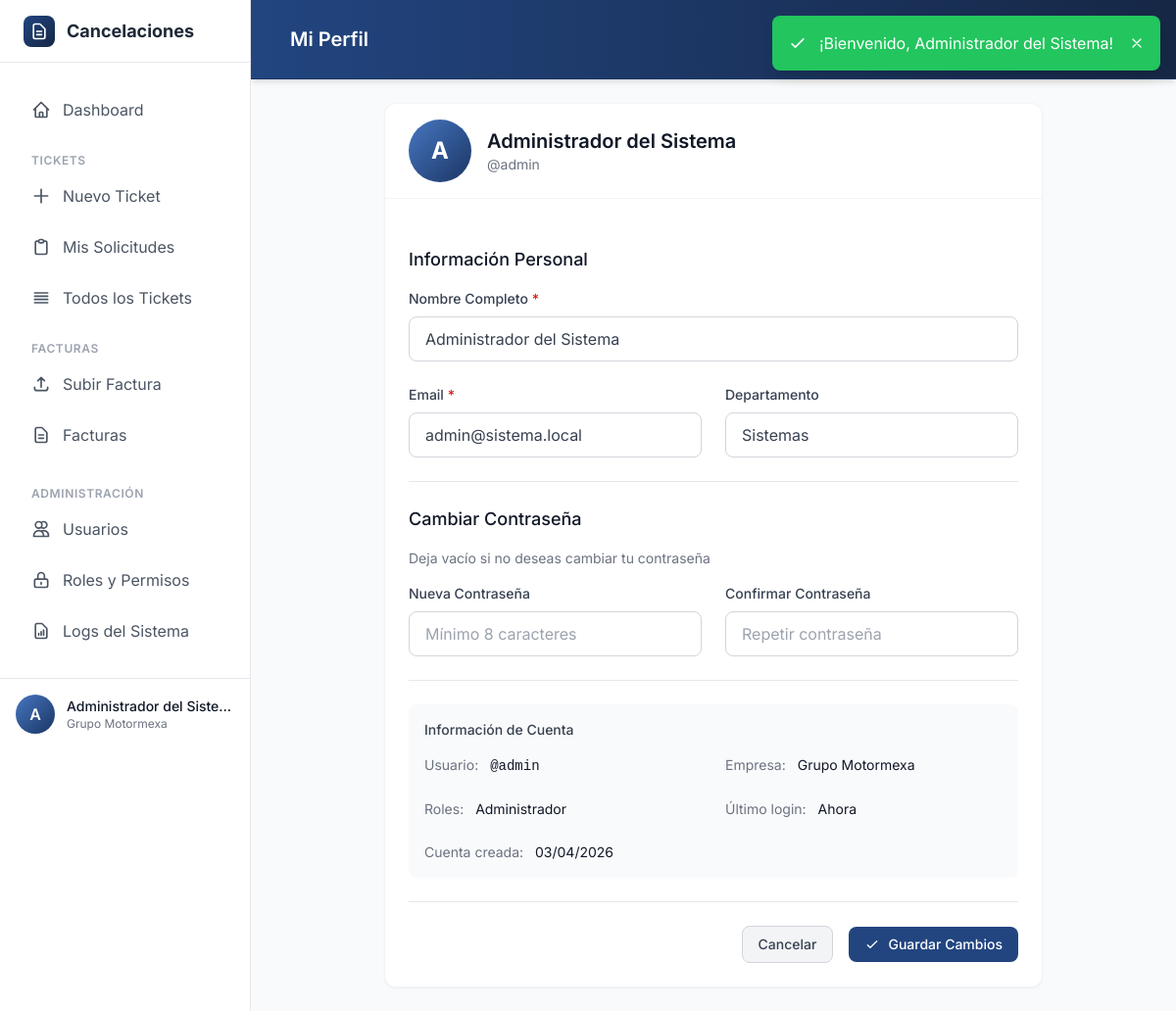
Screenshot of /index.php/perfil (signed in) with the database file from the repository.
### tables this page shows
CREATE TABLE IF NOT EXISTS usuarios (
    id INT PRIMARY KEY AUTO_INCREMENT,
    username VARCHAR(50) NOT NULL,
    email VARCHAR(100) NOT NULL,
    password_hash VARCHAR(255) NOT NULL,
    nombre_completo VARCHAR(150) NOT NULL,
    empresa ENUM('grupo_motormexa', 'automotriz_motormexa') NOT NULL,
    departamento VARCHAR(100) NULL,
    activo TINYINT(1) DEFAULT 1,
    fecha_creacion TIMESTAMP DEFAULT CURRENT_TIMESTAMP,
    ultimo_login TIMESTAMP NULL,
    reset_token VARCHAR(100) NULL,
    reset_expiry TIMESTAMP NULL,
    UNIQUE KEY uk_username (username),
    UNIQUE KEY uk_email (email),
    INDEX idx_empresa (empresa),
    INDEX idx_activo (activo)
);

### views/users/profile.php (the view, shortened to what the rows shown need)
<div class="max-w-2xl mx-auto">
    <div class="card">
        <div class="card-header flex items-center space-x-4">
            <div class="w-16 h-16 bg-gradient-to-br from-primary-400 to-primary-600 rounded-full flex items-center justify-center">
                <span class="text-white font-bold text-2xl">
                    <?= strtoupper(substr($userData['nombre_completo'], 0, 1)) ?>
                </span>
            </div>
            <div>
                <h2 class="text-xl font-semibold text-gray-900"><?= htmlspecialchars($userData['nombre_completo']) ?></h2>
                <p class="text-sm text-gray-500">@<?= htmlspecialchars($userData['username']) ?></p>
            </div>
        </div>
        <form action="<?= BASE_URL ?>perfil" method="POST" class="card-body space-y-6">
            <div class="border-b border-gray-200 pb-6">
                <h3 class="text-lg font-medium text-gray-900 mb-4">Información Personal</h3>
                <div class="grid grid-cols-1 md:grid-cols-2 gap-6">
                    <div class="md:col-span-2">
                        <label for="nombre_completo" class="form-label">Nombre Completo <span class="text-red-500">*</span></label>
                        <input type="text" name="nombre_completo" id="nombre_completo" class="form-input"
                               value="<?= htmlspecialchars($userData['nombre_completo']) ?>"
                               required>
                    </div>
                    <div>
                        <label for="email" class="form-label">Email <span class="text-red-500">*</span></label>
                        <input type="email" name="email" id="email" class="form-input"
                               value="<?= htmlspecialchars($userData['email']) ?>"
                               required>
                    </div>
                    <div>
                        <label for="departamento" class="form-label">Departamento</label>
                        <input type="text" name="departamento" id="departamento" class="form-input"
                               value="<?= htmlspecialchars($userData['departamento'] ?? '') ?>">
                    </div>
                </div>
            </div>
            <div class="border-b border-gray-200 pb-6">
                <h3 class="text-lg font-medium text-gray-900 mb-4">Cambiar Contraseña</h3>
                <p class="text-sm text-gray-500 mb-4">Deja vacío si no deseas cambiar tu contraseña</p>
                <div class="grid grid-cols-1 md:grid-cols-2 gap-6">
                    <div>
                        <label for="new_password" class="form-label">Nueva Contraseña</label>
                        <input type="password" name="new_password" id="new_password" class="form-input"
                               minlength="8" placeholder="Mínimo 8 caracteres">
                    </div>
                    <div>
                        <label for="confirm_password" class="form-label">Confirmar Contraseña</label>
                        <input type="password" name="confirm_password" id="confirm_password" class="form-input"
                               placeholder="Repetir contraseña">
                    </div>
                </div>
            </div>
            <div class="p-4 bg-gray-50 rounded-lg">
                <h4 class="text-sm font-medium text-gray-700 mb-4">Información de Cuenta</h4>
                <div class="grid grid-cols-1 md:grid-cols-2 gap-4 text-sm">
                    <div>
                        <span class="text-gray-500">Usuario:</span>
                        <span class="text-gray-900 ml-2 font-mono">@<?= htmlspecialchars($userData['username']) ?></span>
                    </div>
                    <div>
                        <span class="text-gray-500">Empresa:</span>
                        <span class="text-gray-900 ml-2"><?= EMPRESAS[$userData['empresa']] ?? $userData['empresa'] ?></span>
                    </div>
                    <div>
                        <span class="text-gray-500">Roles:</span>
                        <span class="text-gray-900 ml-2">
                            <?php
                            $roleNames = array_column($roles, 'nombre');
                            echo htmlspecialchars(implode(', ', $roleNames) ?: 'Sin roles');
                            ?>
                        </span>
                    </div>
                    <div>
                        <span class="text-gray-500">Último login:</span>
                        <span class="text-gray-900 ml-2">
                            <?= $userData['ultimo_login'] ? date('d/m/Y H:i', strtotime($userData['ultimo_login'])) : 'Ahora' ?>
                        </span>
                    </div>
                    <div>
                        <span class="text-gray-500">Cuenta creada:</span>
                        <span class="text-gray-900 ml-2"><?= date('d/m/Y', strtotime($userData['fecha_creacion'])) ?></span>
                    </div>
                </div>
            </div>
            <div class="flex items-center justify-end space-x-4 pt-6 border-t border-gray-200">
                <a href="<?= BASE_URL ?>dashboard" class="btn btn-secondary">Cancelar</a>
                <button type="submit" class="btn btn-primary">
                    <svg class="w-4 h-4 mr-2" fill="none" stroke="currentColor" viewBox="0 0 24 24">
                        <path stroke-linecap="round" stroke-linejoin="round" stroke-width="2" d="M5 13l4 4L19 7"/>
                    </svg>
                    Guardar Cambios
                </button>
            </div>
        </form>
    </div>
</div>

### views/layouts/sidebar.php (shortened to what the rows shown need)
<?php
$currentPath = parse_url($_SERVER['REQUEST_URI'], PHP_URL_PATH);
?>
<aside id="sidebar" class="fixed inset-y-0 left-0 z-50 w-64 bg-white border-r border-gray-200 transform -translate-x-full lg:translate-x-0 lg:static lg:inset-0 transition-transform duration-300 ease-in-out">
    <div class="flex items-center h-16 px-6 border-b border-gray-200">
        <a href="<?= BASE_URL ?>dashboard" class="flex items-center space-x-3">
            <div class="w-8 h-8 bg-gradient-to-br from-primary-500 to-primary-700 rounded-lg flex items-center justify-center">
                <svg class="w-5 h-5 text-white" fill="none" stroke="currentColor" viewBox="0 0 24 24">
                    <path stroke-linecap="round" stroke-linejoin="round" stroke-width="2" d="M9 12h6m-6 4h6m2 5H7a2 2 0 01-2-2V5a2 2 0 012-2h5.586a1 1 0 01.707.293l5.414 5.414a1 1 0 01.293.707V19a2 2 0 01-2 2z"/>
                </svg>
            </div>
            <span class="text-lg font-bold text-gray-800">Cancelaciones</span>
        </a>
    </div>
    <nav class="flex-1 px-4 py-6 space-y-1 overflow-y-auto">
        <a href="<?= BASE_URL ?>dashboard" class="sidebar-link <?= $currentPath === '/dashboard' || $currentPath === '/' ? 'active' : '' ?>">
            <svg class="w-5 h-5 mr-3" fill="none" stroke="currentColor" viewBox="0 0 24 24">
                <path stroke-linecap="round" stroke-linejoin="round" stroke-width="2" d="M3 12l2-2m0 0l7-7 7 7M5 10v10a1 1 0 001 1h3m10-11l2 2m-2-2v10a1 1 0 01-1 1h-3m-6 0a1 1 0 001-1v-4a1 1 0 011-1h2a1 1 0 011 1v4a1 1 0 001 1m-6 0h6"/>
            </svg>
            Dashboard
        </a>
        <div class="pt-4">
            <p class="px-4 text-xs font-semibold text-gray-400 uppercase tracking-wider">Tickets</p>
        </div>
        <?php if (PermissionHelper::hasPermission('tickets.create')): ?>
        <a href="<?= BASE_URL ?>tickets/crear" class="sidebar-link <?= strpos($currentPath, '/tickets/crear') !== false ? 'active' : '' ?>">
            <svg class="w-5 h-5 mr-3" fill="none" stroke="currentColor" viewBox="0 0 24 24">
                <path stroke-linecap="round" stroke-linejoin="round" stroke-width="2" d="M12 4v16m8-8H4"/>
            </svg>
            Nuevo Ticket
        </a>
        <?php endif; ?>
        <?php if (PermissionHelper::hasPermission('tickets.view.own')): ?>
        <?php if (PermissionHelper::isConsulta()): ?>
        <a href="<?= BASE_URL ?>solicitudes" class="sidebar-link <?= strpos($currentPath, '/solicitudes') !== false ? 'active' : '' ?>">
            <svg class="w-5 h-5 mr-3" fill="none" stroke="currentColor" viewBox="0 0 24 24">
                <path stroke-linecap="round" stroke-linejoin="round" stroke-width="2" d="M9 5H7a2 2 0 00-2 2v12a2 2 0 002 2h10a2 2 0 002-2V7a2 2 0 00-2-2h-2M9 5a2 2 0 002 2h2a2 2 0 002-2M9 5a2 2 0 012-2h2a2 2 0 012 2"/>
            </svg>
            Solicitudes
        </a>
        <?php else: ?>
        <a href="<?= BASE_URL ?>mis-solicitudes" class="sidebar-link <?= strpos($currentPath, '/mis-solicitudes') !== false ? 'active' : '' ?>">
            <svg class="w-5 h-5 mr-3" fill="none" stroke="currentColor" viewBox="0 0 24 24">
                <path stroke-linecap="round" stroke-linejoin="round" stroke-width="2" d="M9 5H7a2 2 0 00-2 2v12a2 2 0 002 2h10a2 2 0 002-2V7a2 2 0 00-2-2h-2M9 5a2 2 0 002 2h2a2 2 0 002-2M9 5a2 2 0 012-2h2a2 2 0 012 2"/>
            </svg>
            Mis Solicitudes
        </a>
        <?php endif; ?>
        <?php endif; ?>
        <?php if (PermissionHelper::hasPermission('tickets.view.all')): ?>
        <a href="<?= BASE_URL ?>tickets" class="sidebar-link <?= $currentPath === '/tickets' ? 'active' : '' ?>">
            <svg class="w-5 h-5 mr-3" fill="none" stroke="currentColor" viewBox="0 0 24 24">
                <path stroke-linecap="round" stroke-linejoin="round" stroke-width="2" d="M4 6h16M4 10h16M4 14h16M4 18h16"/>
            </svg>
            Todos los Tickets
        </a>
        <?php endif; ?>
        <?php if (PermissionHelper::hasAnyPermission(['facturas.view.own', 'facturas.view.empresa', 'facturas.view.all', 'facturas.upload'])): ?>
        <div class="pt-4">
            <p class="px-4 text-xs font-semibold text-gray-400 uppercase tracking-wider">Facturas</p>
        </div>
        <?php if (PermissionHelper::hasPermission('facturas.upload')): ?>
        <a href="<?= BASE_URL ?>facturas/subir" class="sidebar-link <?= strpos($currentPath, '/facturas/subir') !== false ? 'active' : '' ?>">
            <svg class="w-5 h-5 mr-3" fill="none" stroke="currentColor" viewBox="0 0 24 24">
                <path stroke-linecap="round" stroke-linejoin="round" stroke-width="2" d="M4 16v1a3 3 0 003 3h10a3 3 0 003-3v-1m-4-8l-4-4m0 0L8 8m4-4v12"/>
            </svg>
            Subir Factura
        </a>
        <?php endif; ?>
        <a href="<?= BASE_URL ?>facturas" class="sidebar-link <?= strpos($currentPath, '/facturas') !== false && strpos($currentPath, '/facturas/subir') === false ? 'active' : '' ?>">
            <svg class="w-5 h-5 mr-3" fill="none" stroke="currentColor" viewBox="0 0 24 24">
                <path stroke-linecap="round" stroke-linejoin="round" stroke-width="2" d="M9 12h6m-6 4h6m2 5H7a2 2 0 01-2-2V5a2 2 0 012-2h5.586a1 1 0 01.707.293l5.414 5.414a1 1 0 01.293.707V19a2 2 0 01-2 2z"/>
            </svg>
            Facturas
        </a>
        <?php endif; ?>
        <?php if (PermissionHelper::isAdmin()): ?>
        <div class="pt-6">
            <p class="px-4 text-xs font-semibold text-gray-400 uppercase tracking-wider">Administración</p>
        </div>
        <a href="<?= BASE_URL ?>usuarios" class="sidebar-link <?= strpos($currentPath, '/usuarios') !== false ? 'active' : '' ?>">
            <svg class="w-5 h-5 mr-3" fill="none" stroke="currentColor" viewBox="0 0 24 24">
                <path stroke-linecap="round" stroke-linejoin="round" stroke-width="2" d="M12 4.354a4 4 0 110 5.292M15 21H3v-1a6 6 0 0112 0v1zm0 0h6v-1a6 6 0 00-9-5.197M13 7a4 4 0 11-8 0 4 4 0 018 0z"/>
            </svg>
            Usuarios
        </a>
        <a href="<?= BASE_URL ?>admin/roles" class="sidebar-link <?= strpos($currentPath, '/admin/roles') !== false ? 'active' : '' ?>">
            <svg class="w-5 h-5 mr-3" fill="none" stroke="currentColor" viewBox="0 0 24 24">
                <path stroke-linecap="round" stroke-linejoin="round" stroke-width="2" d="M12 15v2m-6 4h12a2 2 0 002-2v-6a2 2 0 00-2-2H6a2 2 0 00-2 2v6a2 2 0 002 2zm10-10V7a4 4 0 00-8 0v4h8z"/>
            </svg>
            Roles y Permisos
        </a>
        <?php if (PermissionHelper::hasPermission('reports.logs')): ?>
        <a href="<?= BASE_URL ?>admin/logs" class="sidebar-link <?= strpos($currentPath, '/admin/logs') !== false ? 'active' : '' ?>">
            <svg class="w-5 h-5 mr-3" fill="none" stroke="currentColor" viewBox="0 0 24 24">
                <path stroke-linecap="round" stroke-linejoin="round" stroke-width="2" d="M9 17v-2m3 2v-4m3 4v-6m2 10H7a2 2 0 01-2-2V5a2 2 0 012-2h5.586a1 1 0 01.707.293l5.414 5.414a1 1 0 01.293.707V19a2 2 0 01-2 2z"/>
            </svg>
            Logs del Sistema
        </a>
        <?php endif; ?>
        <?php endif; ?>
    </nav>
    <div class="p-4 border-t border-gray-200">
        <div class="flex items-center space-x-3">
            <div class="w-10 h-10 bg-gradient-to-br from-primary-400 to-primary-600 rounded-full flex items-center justify-center">
                <span class="text-white font-semibold">
                    <?= strtoupper(substr($user['nombre_completo'] ?? 'U', 0, 1)) ?>
                </span>
            </div>
            <div class="flex-1 min-w-0">
                <p class="text-sm font-medium text-gray-900 truncate">
                    <?= htmlspecialchars($user['nombre_completo'] ?? 'Usuario') ?>
                </p>
                <p class="text-xs text-gray-500 truncate">
                    <?= EMPRESAS[$user['empresa'] ?? 'grupo_motormexa'] ?? 'Empresa' ?>
                </p>
            </div>
        </div>
    </div>
</aside>

### rows the page displays
usuarios: nombre_completo "A", nombre_completo "Administrador del Siste…", empresa "Grupo Motormexa", nombre_completo "Administrador del Sistema", username "admin", email "admin@sistema.local", departamento "Sistemas", fecha_creacion "03/04/2026"

### other values shown
$title "Mi Perfil"
$message "¡Bienvenido, Administrador del Sistema!"
implode(', ', $roleNames) ?: 'Sin roles' "Administrador"
